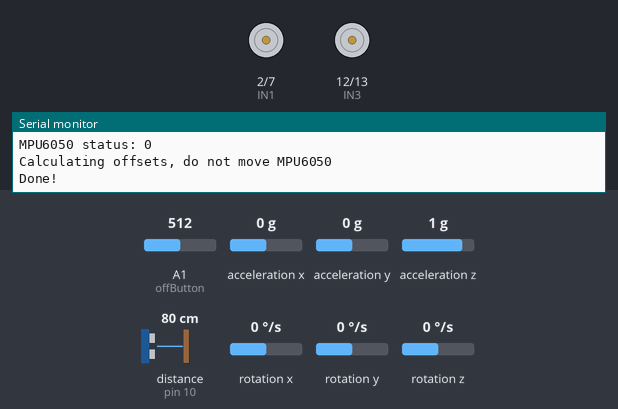
Bench run of a sketch on a simulated Arduino Uno, built with avr-gcc and run on an emulated ATmega328P. On the bench: motor-driver pin pairs drawn as motors (green arrow = first pin HIGH = forward, orange = second pin HIGH = backward, longer = more drive, scaled by the enable pin), the last lines printed to the serial monitor. The test bench sets the inputs (shaded band); at power-on: A1 (offButton) = 512, rotation z 0 °/s, acceleration x 0 g, acceleration y 0 g, acceleration z 1 g, distance to the obstacle (sensor on pin 10) 80 cm, rotation x 0 °/s, rotation y 0 °/s. The echo pulse lasts 58.3 µs per cm.

Above: at 3.2 s.
3.3 s: A1 (offButton) set to 491
At 4.0 s:
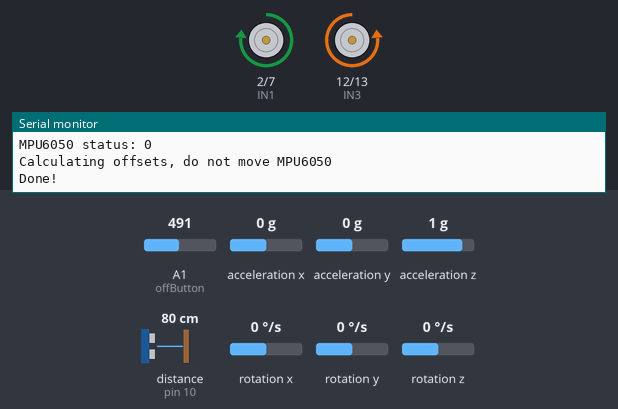
4.8 s: rotation z set to -192 °/s
At 5.9 s:
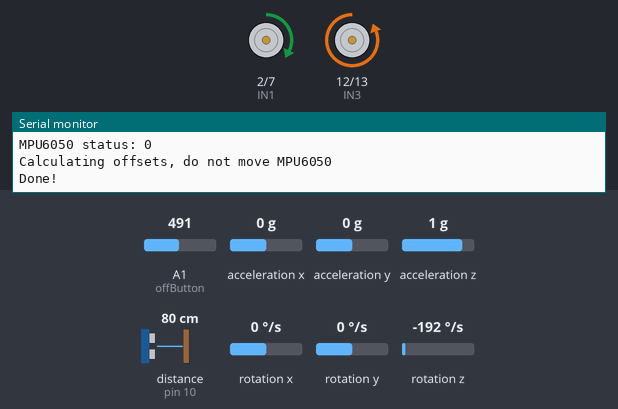
6.3 s: rotation z set to -1 °/s
8.3 s: rotation z set to 2 °/s
At 11.02 s:
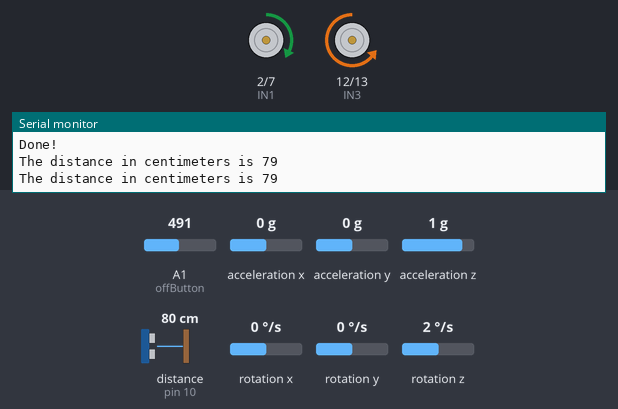
11.3 s: rotation z set to 4 °/s
At 12.53 s:
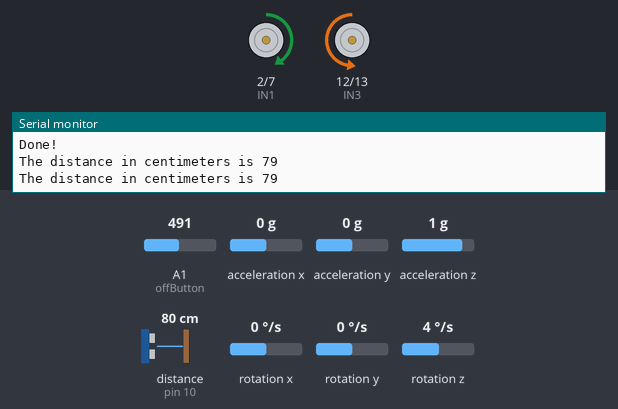
14.3 s: rotation z set to 0 °/s
At 14.3 s:
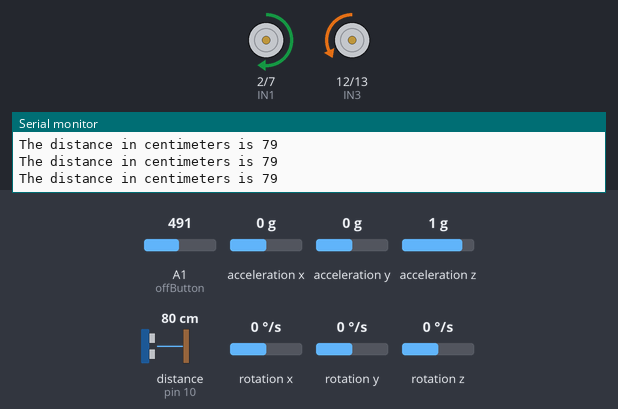
Timing chart, 0 to 16.8 s (numbered marks = the images above; inputs shaded):
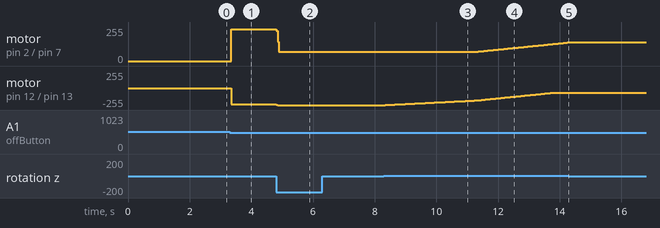

The sketch:

AutoTractorMain_copy.ino
```cpp
#include <MPU6050_light.h>
#include <Wire.h>
MPU6050 mpu(Wire);

int timer = 0;


int ENA = 6;
int ENB = 5;
int IN1 = 2;
int IN2 = 7;
int IN3 = 12;
int IN4 = 13;


int offButton = A1;
int button;
int prevButton;
int start = 0;

int Trig = 9;
int Echo = 10;

long rawPulse;
int distance;
int obstacle = 0;

int straight;
int right;
int left;

float angle;
float prevAngle;
int dt;
int currTime;
int prevTime;

int rightSpeed = 240;
int leftSpeed = 240;

int calibCount = 0;

void setup() {
  // put your setup code here, to run once:
  Serial.begin(9600);

  //initialize each of the H-bridge configuration pins
  pinMode(IN1, OUTPUT);
  pinMode(IN2, OUTPUT);
  pinMode(IN3, OUTPUT);
  pinMode(IN4, OUTPUT);

  // initialize PWM control pins
  pinMode(ENA, OUTPUT);
  pinMode(ENB, OUTPUT);

  // initialize stop button to stop the loop
  //pinMode(offButton, INPUT);

  digitalWrite(IN1, LOW);
  digitalWrite(IN2, LOW);
  digitalWrite(IN3, LOW);
  digitalWrite(IN4, LOW);

  //initialize the trigger and echo pins
  pinMode(Trig, OUTPUT);
  pinMode(Echo, INPUT);

  Wire.begin();

  byte status = mpu.begin();
  Serial.print(F("MPU6050 status: "));
  Serial.println(status);
  while(status!=0){ } // stop everything if could not connect to MPU6050

  Serial.println(F("Calculating offsets, do not move MPU6050"));
  delay(1000);
  mpu.calcOffsets(true,true); // gyro and accelero
  Serial.println("Done!\n");
}

void loop() {
  // put your main code here, to run repeatedly:

  currTime = millis();
  dt = currTime - prevTime;

  mpu.update();

  start = run();
  if(start == 0){

    brake();

  } else if (start == 1){

    obstacle = ultrasonic();

    if(obstacle == 1){
      brake();
    }else{


      angle = mpu.getAngleZ();

      if(timer<5){
        timer++;
      }else{
        timer = 0;
        driveStraight(angle, prevAngle, dt);
        prevAngle = angle;
      }


    }

  }

  prevTime = currTime;
}


void driveStraight(float currYaw, float prevYaw, int dt) {

  // Directions of motors compared to inputs IN1 and IN2
  // IN1'IN2' = off
  // IN1'IN2 = Reverse
  // IN1IN2' = Forward
  // IN1IN2 = off

  // Directions of motors compared to inputs IN3 IN4
  // IN3'IN4' = off
  // IN3'IN4 = Forward
  // IN3IN4' = Reverse
  // IN3IN4 = off

  // Drive both wheels forward
  digitalWrite(IN1, HIGH);
  digitalWrite(IN2, LOW);
  digitalWrite(IN3, LOW);
  digitalWrite(IN4, HIGH);


  //rightSpeed = 255;
  //leftSpeed = 255;

  // P term
  int kp = 10;

  // calculate the desired speed of the right motor
  rightSpeed = rightSpeed + (currYaw - prevYaw) * kp;
  if(rightSpeed > 255){
    rightSpeed = 255;
  }else if (rightSpeed < 70){
    rightSpeed = 70;
  }

  // calculate the desired speed of the left motor
  leftSpeed = leftSpeed - (currYaw - prevYaw) * kp;
  if(leftSpeed > 255){
    leftSpeed = 255;
  }else if (leftSpeed < 70){
    leftSpeed = 70;
  }

/*
  // I term
  int ki = 10;


  errorIntegral = (currYaw - prevYaw) * dt;

  // right motor
  rightSpeed += errorIntegral * ki;

  // left motor
  leftSpeed += -errorIntegral * ki;
*/
  // set motor speed
  analogWrite(ENA, rightSpeed);
  analogWrite(ENB, leftSpeed);
}

void brake() {
  analogWrite(ENA, 0);
  analogWrite(ENB, 0);
}

int run() {
  static int start = 0;

  button = analogRead(offButton);

  if(button <= 500 && prevButton > 500 && start == 0){
    start = 1;
    //Serial.println("on xxxxxxxxxxxxxxxxxxxxxxxxxxxxxxxxx");
  } else if(button <= 500 && prevButton > 500 && start != 0){
    start = 0;
    //Serial.println("off");
  }

  prevButton = button;

  return start;
}

int ultrasonic(){
  // set the trigger low for 2us to ensure that the signal is clear
  digitalWrite(Trig, LOW);
  delayMicroseconds(2);

  // set trigger high for 10us
  digitalWrite(Trig, HIGH);
  delayMicroseconds(10);
  digitalWrite(Trig, LOW);

  // gets the time it took in microseconds
  rawPulse = pulseIn(Echo, HIGH);

  // sound travels at about 343m/s, so to get the distance in centimeters
  // one must multiply the time in microseconds it took to retrieve the echo by 0.0343cm/us and divide by two since the signal away from and to the sensor
  distance = (rawPulse * 0.0343)/2;


  static int i = 0;

  i++;

  if(i>500){
    Serial.print("The distance in centimeters is ");
    Serial.print(distance);
    Serial.print("\n");
    i = 0;
  }

  if(distance < 5){
    obstacle = 1;
  }else{
    obstacle = 0;
  }

  return obstacle;
}
```

Measured:
- the behaviour switches between 501 and 500 on A1 (offButton) (found by bisection; images 0 and 1)
- the behaviour switches between 0 and 1 °/s on rotation z (found by bisection; images 2 and 3)
- the behaviour switches between 2 and 3 °/s on rotation z (found by bisection; images 3 and 4)
- after the input at 3.3 s, motor on pin 2 (IN1) / pin 7 (IN2): stopped → forward 240/255 at once; motor on pin 12 (IN3) / pin 13 (IN4): stopped → backward 240/255 at once
- after the input at 4.8 s, motor on pin 2 (IN1) / pin 7 (IN2): forward 240/255 → forward 70/255 at once; motor on pin 12 (IN3) / pin 13 (IN4): backward 240/255 → backward 255/255 at once
- after the input at 8.3 s, motor on pin 12 (IN3) / pin 13 (IN4): moves from backward 255/255 to backward 186/255 over 2.9 s, starting at once
- after the input at 11.3 s, motor on pin 2 (IN1) / pin 7 (IN2): moves from forward 70/255 to forward 140/255 over 3.0 s, starting at once
- after the input at 14.3 s, motor on pin 2 (IN1) / pin 7 (IN2): stays forward 140/255 (without the input it goes to forward 141/255 after 0.04 s)
